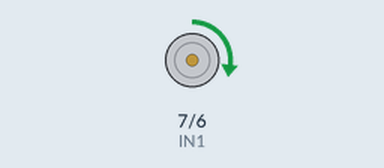
The sketch below on a simulated Arduino Uno, built with avr-gcc and run on an emulated ATmega328P. Shown: motor-driver pin pairs drawn as motors (green arrow = first pin HIGH = forward, orange = second pin HIGH = backward, longer = more drive, scaled by the enable pin).

Above: at 1.0 s.
At 3.0 s:
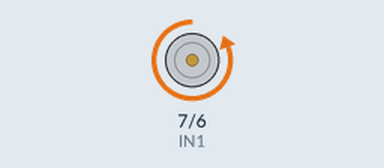
At 5.0 s:
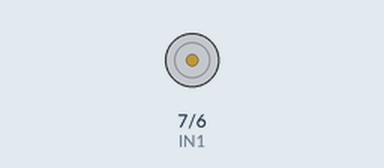
Timing chart, 0 to 7.8 s (numbered marks = the images above):
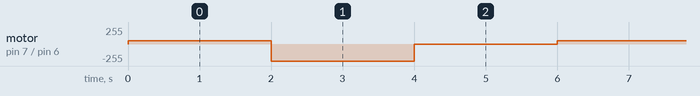

Measured:
- by itself, motor on pin 7 (IN1) / pin 6 (IN2): repeats every 6.0 s: backward 255/255 2.0 s, stopped 2.0 s, forward 50/255 2.0 s

The sketch:

motor_dc_l298n.ino
```cpp
// Define the pins connected to the L298N motor driver
const int ENA = 5;  // Enable pin for Motor A
const int IN1 = 7;  // Input 1 for Motor A
const int IN2 = 6;  // Input 2 for Motor A

void setup() {
  // Set the motor control pins as outputs
  pinMode(ENA, OUTPUT);
  pinMode(IN1, OUTPUT);
  pinMode(IN2, OUTPUT);

  // Start with the motor stopped
  digitalWrite(ENA, LOW);
  digitalWrite(IN1, LOW);
  digitalWrite(IN2, LOW);
}

void loop() {
  // Run the motor forward
  motorControl(50, HIGH, LOW);  // Speed = 255 (0-255), Forward

  delay(2000); // Run for 2 seconds

  // Run the motor backward
  motorControl(255, LOW, HIGH);  // Speed = 200 (0-255), Backward

  delay(2000); // Run for 2 seconds

  // Stop the motor
  motorControl(0, LOW, LOW);  // Speed = 0, Stop

  delay(2000); // Pause for 2 seconds
}

// Function to control the motor with PWM
void motorControl(int speed, int in1State, int in2State) {
  analogWrite(ENA, speed); // Set speed via PWM
  digitalWrite(IN1, in1State);
  digitalWrite(IN2, in2State);
}
```
